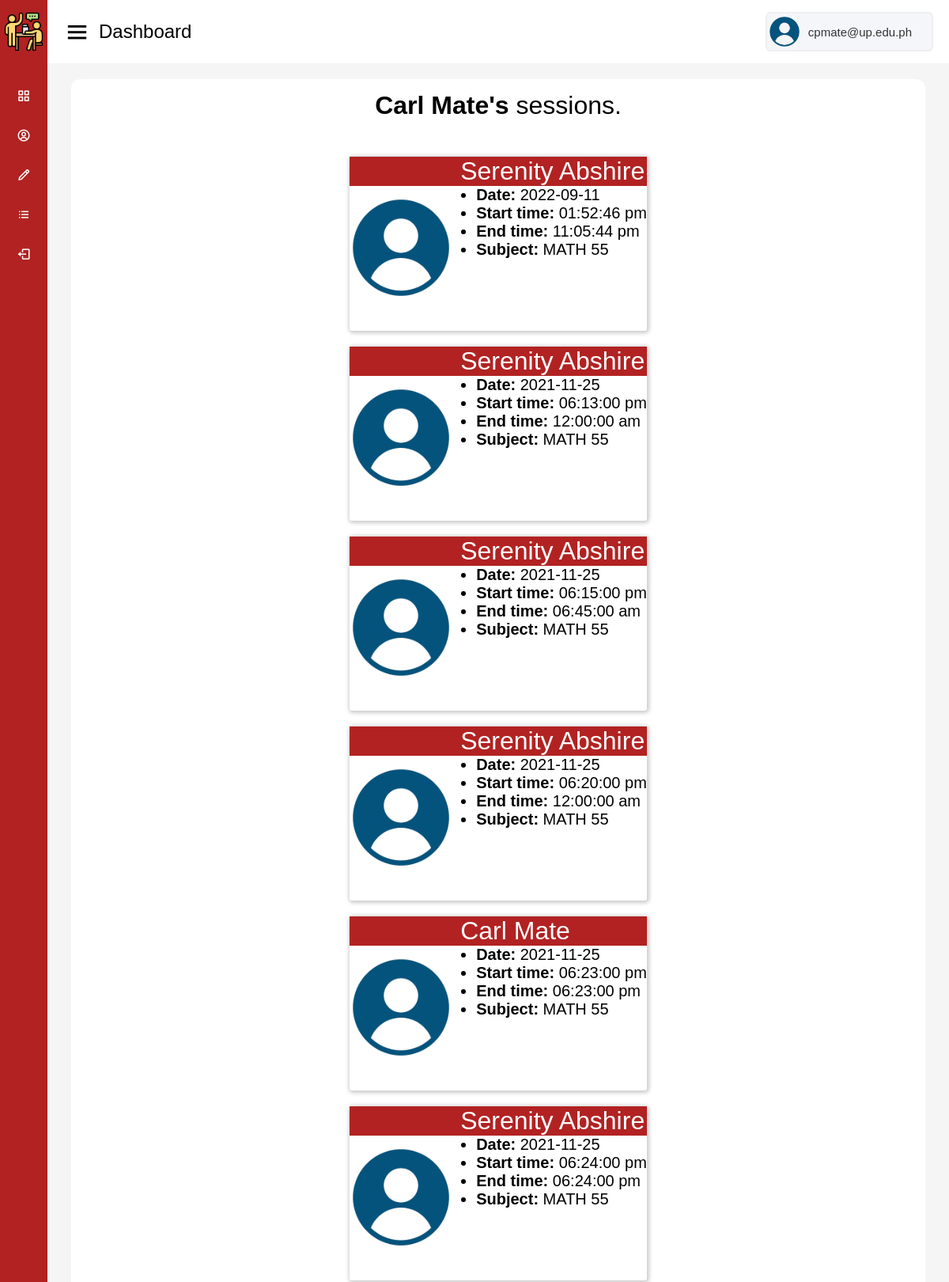
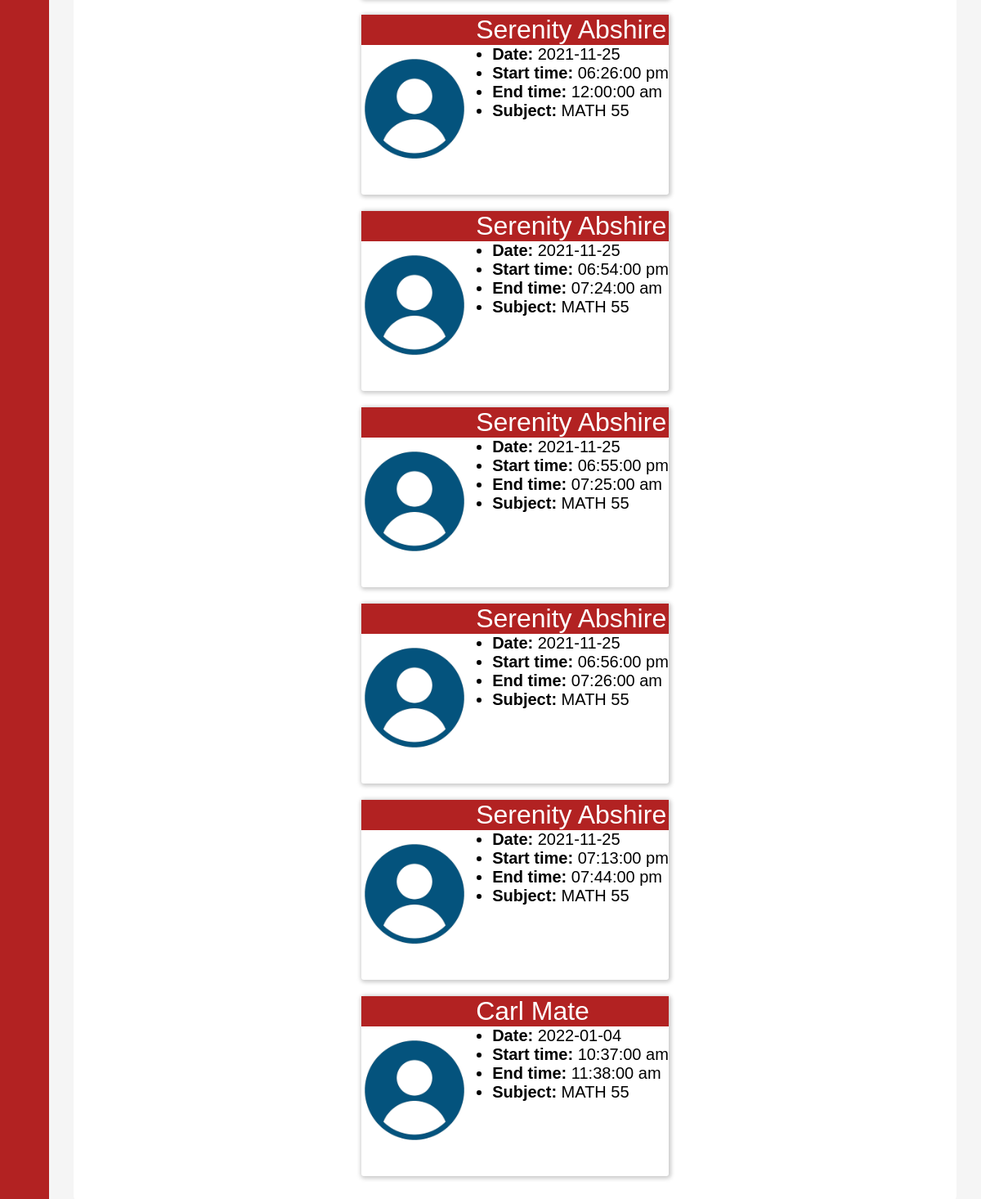
The app's page /my-sessions.php (signed in) with its own data (2 pictures, top to bottom).
### tables this page shows
CREATE TABLE `tutee` (
  `tutee_id` int(11) NOT NULL,
  `first_name` varchar(100) NOT NULL,
  `last_name` varchar(100) NOT NULL,
  `upmail` varchar(100) NOT NULL,
  `program` varchar(100) NOT NULL,
  `year_level` int(1) NOT NULL,
  `password` varchar(100) NOT NULL
);

CREATE TABLE `tutor` (
  `tutor_id` int(11) NOT NULL,
  `first_name` varchar(100) NOT NULL,
  `last_name` varchar(100) NOT NULL,
  `upmail` varchar(100) NOT NULL,
  `program` varchar(100) NOT NULL,
  `year_level` int(11) NOT NULL
);

CREATE TABLE `tutorial_session` (
  `tutor_id` int(11) NOT NULL,
  `tutee_id` int(11) NOT NULL,
  `date` date NOT NULL,
  `start_time` time NOT NULL,
  `end_time` time NOT NULL,
  `subject` varchar(100) NOT NULL
);

### my-sessions.php (the view, shortened to what this page needs)
<?php include("has-session-top.html"); include("server.php");
$query = "SELECT tutee_id, first_name, last_name, program FROM tutee WHERE upmail='" . $_SESSION['upmail'] . "'";
$result = mysqli_query($db, $query);
$tutee_id = 0;
$first_name = "";
$last_name = "";
foreach($result as $row){
    $tutee_id = $row['tutee_id'];
    $first_name = $row['first_name'];
    $last_name = $row['last_name'];
}
?>
<div class="sidebar">
    <div class="logo-details">
        <img src="images/tutor.png" alt="banner logo" />
        <span class="logo_name">UP Peer Tutoring</span>
    </div>
    <ul class="nav-links">
        <li>
            <a href="index.php">
                <i class='bx bx-grid-alt' ></i>
                <span class="link_name">Dashboard</span>
            </a>
        </li>
        <li>
            <a href="find-tutor.php">
                <i class='bx bx-user-circle' ></i>
                <span class="link_name">Find Tutor</span>
            </a>
        </li>
        <li>
            <a href="log-session.php">
                <i class='bx bx-pencil' ></i>
                <span class="link_name">Log Session</span>
            </a>
        </li>
        <li>
            <a href="my-sessions.php">
                <i class='bx bx-list-ul' ></i>
                <span class="link_name">My Sessions</span>
            </a>
        </li>
        <li>
            <a href="index.php?logout='1'">
                <i class='bx bx-log-out' ></i>
                <span class="link_name">Log out</span>
            </a>
        </li>
    </ul>
</div>
<section class="home-section">
    <nav>
        <div class="sidebar-button">
           <i class='bx bx-menu sidebarBtn' ></i>
            <span class="dashboard">Dashboard</span>
        </div>
        <div class="profile-details">
            <img src="images/user.png" alt="">
            <span class="user"><?=$_SESSION['upmail']?></span>
        </div>
    </nav>
    <div class="home-content">
        <div class="overview-boxes">
            <div class="box">
                <div class="left-side">
                    <div class="box_topic">
                    <p id="result"><strong><?=$first_name . " " . $last_name . "'s "?></strong>sessions.</p><br /><br />
<?php
$sessionQuery = "SELECT * FROM tutorial_session WHERE tutee_id=$tutee_id";
$sessionResult = mysqli_query($db, $sessionQuery);
foreach($sessionResult as $sessionResultRow){
    $tutor_id = $sessionResultRow['tutor_id'];
    $tutorNameQuery = "SELECT first_name, last_name
        FROM tutor
        WHERE tutor_id=$tutor_id";
    $tutorNameResult = mysqli_query($db, $tutorNameQuery);
    foreach($tutorNameResult as $tutorNameRow){
?>
<div class="match">
        <p>
        <img src="images/user.png" width=150 alt="User" /><span><?=$tutorNameRow['first_name'] . " " . $tutorNameRow['last_name']?></span>
        </p>
        <ul>
            <li><?="<strong>Date: </strong>" . $sessionResultRow['date']?></li>
            <li><?="<strong>Start time: </strong>" . date('h:i:s a', strtotime($sessionResultRow['start_time']))?></li>
            <li><?="<strong>End time: </strong>" . date('h:i:s a', strtotime($sessionResultRow['end_time']))?></li>
            <li><?="<strong>Subject: </strong>" . $sessionResultRow['subject']?></li>
        </ul>
</div>
<?php }
} ?>                    </div>
                </div>
            </div>
        </div>
    </div>
</section>
</body>
</html>

### tutor.css (style rules this page uses)
* { margin: 0; padding: 0; box-sizing: border-box; }
body { min-height: 100vh; width: 100%; font-size: 12pt; font-family: verdana, sans-serif; }
.sidebar { position: fixed; height: 100%; width: 240px; background: #b22222; transition: all 0.5s ease; }
.sidebar .logo-details { height: 80px; width: 100%; display: flex; align-items: center; }
.sidebar .logo-details img { min-width: 50px; margin: 5px; text-align: center; width: 5%; }
.sidebar .logo-details .logo_name { font-size: 24px; font-weight: 700; color: #fff; }
.sidebar .nav-links { margin-top: 16px; }
.sidebar .nav-links li { height: 50px; width: 100%; list-style: none; }
.sidebar .nav-links li a { height: 100%; width: 100%; display: flex; align-items: center; text-decoration: none; transition: all 0.4s ease; }
.sidebar .nav-links li a i { min-width: 60px; text-align: center; color: #fff; font-size: 18px; }
.sidebar .nav-links li a .link_name { color: #fff; font-size: 15px; font-weight: 400; white-space: nowrap; }
.home-section { background: #f5f5f5; position: relative; min-height: 100vh; height: 100%; width: calc(100% - 240px); left: 240px; transition: all 0.5s ease; }
.home-section nav { position: fixed; width: calc(100% - 240px); left: 240px; height: 80px; background: #fff; padding: 0 20px; display: flex; align-items: center; justify-content: space-between; transition: all 0.5s ease; }
.home-section nav .sidebar-button { display: flex; align-items: center; font-size: 24px; font-weight: 500; }
.home-section nav .sidebar-button i { font-size: 35px; margin-right: 10px; }
.home-section nav .profile-details { display: flex; align-items: center; height: 50px; min-width: 120px; background: #F5F6FA; border: 2px solid #EFEEF1; border-radius: 6px; padding: 0 15px 0 2px; }
nav .profile-details img { height: 40px; width: 40px; object-fit: cover; border-radius: 6px; }
nav .profile-details .user { font-size: 15px; font-weight: 500; color: #333; margin: 0 10px; white-space: nowrap; }
.home-section .home-content { padding-top: 100px; }
.home-content .overview-boxes { display: flex; width: 100%; padding: 0 30px; flex-wrap: wrap; }
.home-content .overview-boxes .box { width: 100%; display: flex; align-items: center; justify-content: center; padding: 15px 14px; background: #fff; border-radius: 12px; }
.home-content .overview-boxes .box_topic { font-size: 20px; font-weight: 500; }
@media (max-width: 1216px) { .sidebar { width: 60px; } }
@media (max-width: 1216px) { .home-section { width: calc(100% - 60px); left: 60px; } }
@media (max-width: 1216px) { .home-section nav { width: calc(100% - 60px); left: 60px; } }
.match { height: 220px; margin-bottom: 1em; padding-bottom: 1em; background-color: white; border-radius: 3px; -moz-box-shadow: 1px 1px 5px 2px #ccc; -webkit-box-shadow: 1px 1px 5px 2px #ccc; box-shadow: 1px 1px 5px 2px #ccc; }
.match img { width: 130px; float: left; margin-right: 10px; margin-bottom: 3em; padding-top: 50px; }
.match p { background-color: #b22222; clear: left; }
#result { margin-left: 1em; font-size: 24pt; }
p span { color: white; font-size: 24pt; }
.match ul { padding-left: 160px; }

### records on screen
tutee: first_name "Carl", last_name "Mate"
tutorial_session: date "2022-09-11", start_time "01:52:46 pm", end_time "11:05:44 pm", subject "MATH 55"
tutor: first_name "Serenity", last_name "Abshire"
tutorial_session: date "2021-11-25", start_time "06:13:00 pm", end_time "12:00:00 am", subject "MATH 55"
tutorial_session: date "2021-11-25", start_time "06:15:00 pm", end_time "06:45:00 am", subject "MATH 55"
tutorial_session: date "2021-11-25", start_time "06:20:00 pm", end_time "12:00:00 am", subject "MATH 55"
tutorial_session: date "2021-11-25", start_time "06:23:00 pm", end_time "06:23:00 pm", subject "MATH 55"
tutor: first_name "Carl", last_name "Mate"
tutorial_session: date "2021-11-25", start_time "06:24:00 pm", end_time "06:24:00 pm", subject "MATH 55"
tutorial_session: date "2021-11-25", start_time "06:26:00 pm", end_time "12:00:00 am", subject "MATH 55"
tutorial_session: date "2021-11-25", start_time "06:54:00 pm", end_time "07:24:00 am", subject "MATH 55"
tutorial_session: date "2021-11-25", start_time "06:55:00 pm", end_time "07:25:00 am", subject "MATH 55"
tutorial_session: date "2021-11-25", start_time "06:56:00 pm", end_time "07:26:00 am", subject "MATH 55"
tutorial_session: date "2021-11-25", start_time "07:13:00 pm", end_time "07:44:00 pm", subject "MATH 55"
tutorial_session: date "2022-01-04", start_time "10:37:00 am", end_time "11:38:00 am", subject "MATH 55"

### other values on screen
$_SESSION['upmail'] "cpmate@up.edu.ph"
